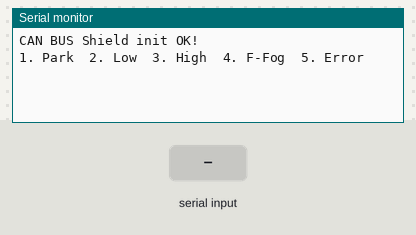
The sketch below on a simulated Arduino Uno, built with avr-gcc and run on an emulated ATmega328P. On the bench: the last lines printed to the serial monitor. The test bench sets the inputs (shaded band).

Above: at 1.2 s.
1.3 s: "90,45\n" received over Serial
At 1.51 s:
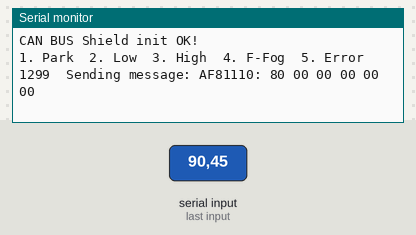
3.1 s: "1\n" received over Serial
At 5.12 s:
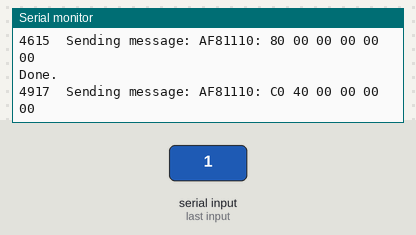
6.1 s: "4\n" received over Serial
At 6.93 s:
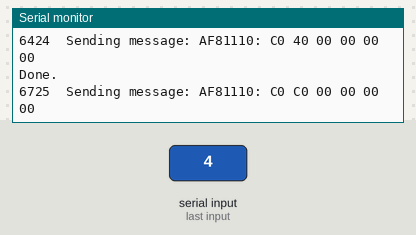

The sketch:

lights_control.ino
```cpp
#include <mcp_can.h>
#include <SPI.h>

// cs pin is D9
const int SPI_CS_PIN = 9;
MCP_CAN CAN(SPI_CS_PIN);

void setup() {
  Serial.begin(115200);

  // B-CAN runs at 125kbps
  while( CAN_OK != CAN.begin(CAN_125KBPS) ){
    Serial.println( "CAN BUS Shield init fail" );
    Serial.println( "  Init CAN BUS Shield again" );
    delay( 100 );
  }
  Serial.println( "CAN BUS Shield init OK!" );
  Serial.println( "1. Park  2. Low  3. High  4. F-Fog  5. Error" );
}

unsigned long id = 0xAF81110;
unsigned char msg[6] = {0x80, 0, 0, 0, 0, 0};

void loop() {
  int in;
  if( Serial.available() ){
    in = Serial.parseInt();
    unsigned char mask[6] = {0, 0, 0, 0, 0, 0};
    if( in == 0 ){ // e-brake 80 00 00 00 00 00
      mask[0] = 0x80;
    }
    if( in == 1 ){ // marker  40 40 00 00 00 00
      mask[0] = 0x40;
      mask[1] = 0x40;
    }
    if( in == 2 ){ // low     02 00 00 00 00 00
      mask[0] = 0x02;
    }
    if( in == 3 ){ // high    01 00 00 00 00 00
      mask[0] = 0x01;
    }
    if( in == 4 ){ // f-fog   00 80 00 00 00 00
      mask[1] = 0x80;
    }
    if( in == 5 ){ // error   00 00 00 00 00 40
      mask[5] = 0x40;
    }

    // apply mask
    for( int i = 0 ; i < 6 ; ++i ){
      msg[i] ^= mask[i];
    }

    // send for 2 seconds
    for( int i = 0 ; i < 2000/300 ; ++i ){
      sendCode();
      delay( 300 );
    }
    Serial.println( "Done." );
  }
}

void sendCode() {
  Serial.print( millis() );
  Serial.print( "\t" );
  Serial.print( "Sending message: " );
  printCode();
  CAN.sendMsgBuf( id, 1, 6, msg );
}

void printCode() {
  Serial.print( id, HEX );
  Serial.print( ":" );
  for( int i = 0 ; i < 6 ; ++i ){
    Serial.print( " " );
    if( msg[i] < 0x10 ) Serial.print( "0" );
    Serial.print( msg[i], HEX );
  }
  Serial.println();
}
```

Measured:
- after the input at 1.3 s, the serial monitor: prints a new line at once (image 1)
- after the input at 3.1 s, the serial monitor: prints a new line after 1.8 s (image 2)
- after the input at 6.1 s, the serial monitor: prints a new line after 0.63 s (image 3)
